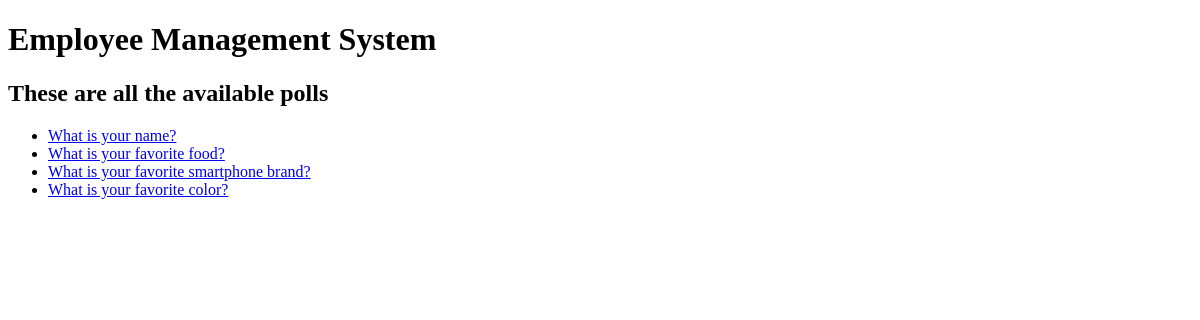
Before: /polls/ with the older database file.
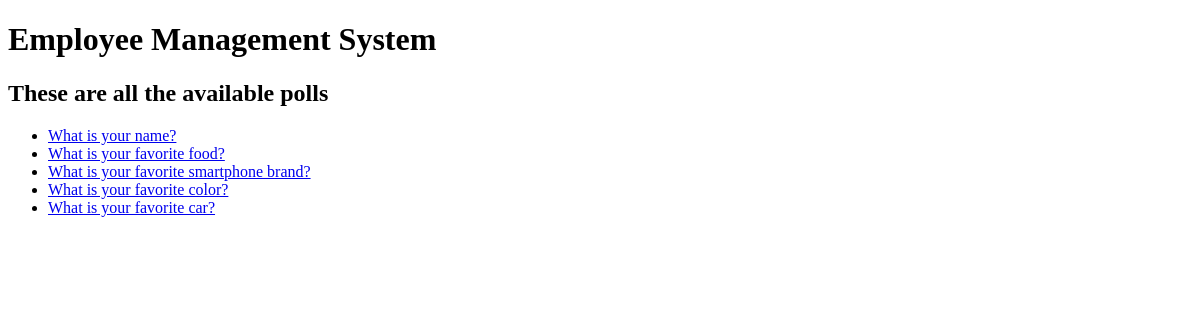
After: the same page with the newer database file.
### poll/models.py (models this page shows, shortened)
class Question(models.Model):
  title = models.TextField(null=False, blank=False)
  status = models.CharField(default='inactive', max_length=10)
  created_by = models.ForeignKey(User, null=True, blank=True, on_delete=models.CASCADE)
  start_date = models.DateTimeField(null=True, blank=True)
  end_date = models.DateTimeField(null=True, blank=True)
  created_at = models.DateTimeField(auto_now_add=True)
  updated_at = models.DateTimeField(auto_now=True)

### poll/views.py (the view)
# urls.py: path('', index, name='polls_list'),
def index(request):
  questions = Question.objects.all()
  context = {
    'title': 'polls',
    'questions': questions
  }
  return render(request, 'polls/index.html', context)

### ems/templates/polls/index.html
{% extends 'base.html' %} {% block content %}
<h2>These are all the available {{ title }}</h2>
{% if questions %}
<ul>
  {% for question in questions %}
  <li><a href="/polls/{{question.id}}/details/">{{ question.title }}</a></li>
  {% endfor %}
</ul>
{% else %}
<p>There are no questions available.</p>
{% endif %} {% endblock content %}

Changed rows visible on the page:
added Question: title "What is your favorite car?"
